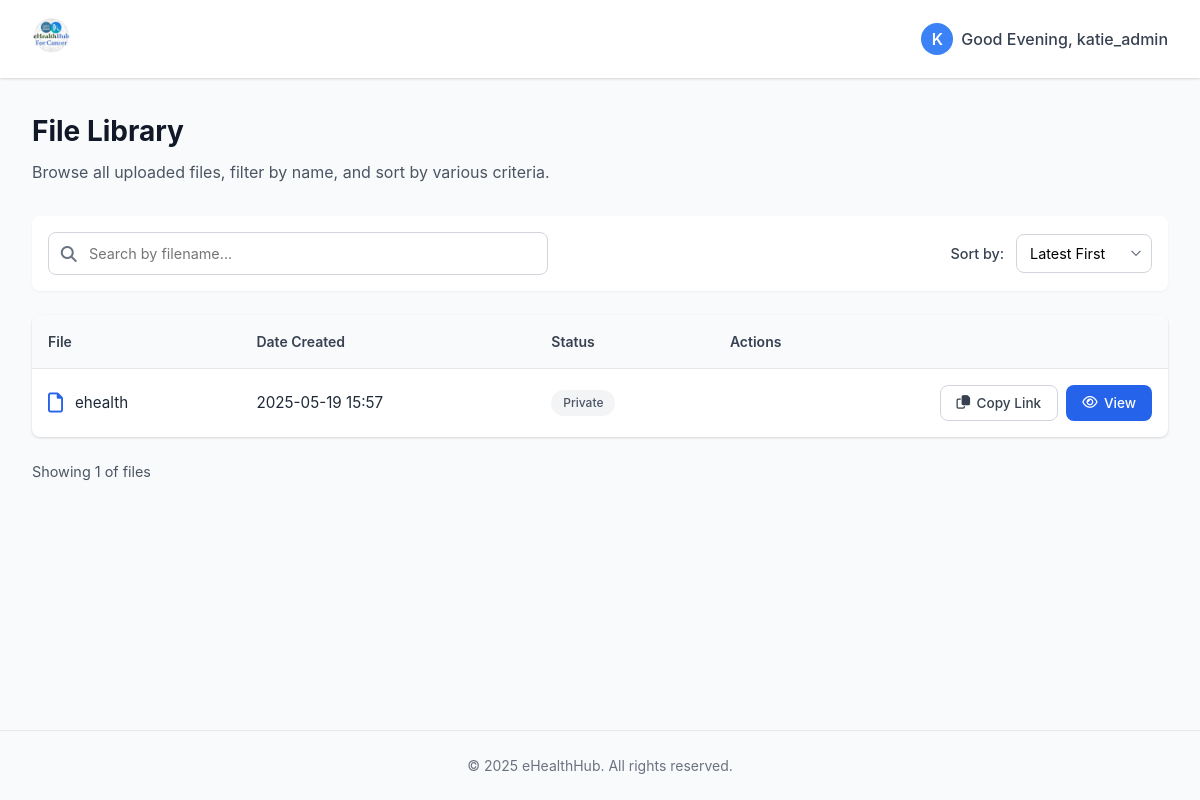
/files/ (signed in), run on the app's committed database.
### ehealth_app/models.py (models this page shows, shortened)
class FileUpload(models.Model):
    url = models.URLField(blank=False, default="https://example.com")
    filename = models.CharField(max_length=255)
    slug = models.SlugField(unique=True, blank=True)
    is_public = models.BooleanField(default=True)
    embargo_until = models.DateTimeField(blank=True, null=True, help_text="Keep private until this date/time")
    created_at = models.DateTimeField(auto_now_add=True)
    updated_at = models.DateTimeField(auto_now=True)
    class Meta:
        ordering = ['-created_at']

### ehealth_app/views.py (the view)
# urls.py: path('files/', view_files, name='files'),
@login_required(login_url='/e_admin/login/')
def view_files(request):
    files = FileUpload.objects.all()
    search_query = request.GET.get('q', '')
    if search_query:
        files = files.filter(filename__icontains=search_query)
    sort_by = request.GET.get('sort', 'latest')
    if sort_by == 'filename':
        files = files.order_by('filename')
    elif sort_by == 'is_public':
        files = files.order_by('-is_public')
    else:  # Default to latest
        files = files.order_by('-created_at')
    default_limit = 10
    limit = int(request.GET.get('limit', default_limit))
    if limit < default_limit:
        limit = default_limit
    paginator = Paginator(files, limit)
    page = request.GET.get('page', 1)
    try:
        files_paginated = paginator.page(page)
    except PageNotAnInteger:
        files_paginated = paginator.page(1)
    except EmptyPage:
        files_paginated = paginator.page(paginator.num_pages)
    username = request.user.username if request.user.is_authenticated else 'Guest'
    context = {
        'files': files_paginated,
        'search_query': search_query,
        'sort_by': sort_by,
        'username': username,
        'current_limit': limit,
        'has_more': files_paginated.has_next(),
        'default_limit': default_limit,
    }
    return render(request, 'htmls/files.html', context)

### ehealth_hub/templates/htmls/files.html (shortened to what this page needs)
{% load static %}
<!DOCTYPE html>
<html lang="en">
<head>
    <link rel="stylesheet" href="https://cdnjs.cloudflare.com/ajax/libs/font-awesome/6.4.0/css/all.min.css">
    <link rel="stylesheet" href="{% static 'css/files.css' %}">
</head>
<body>
    <div class="container">
        <header>
            <div class="logo">
                <a href="/"><img src="{% static 'images/eHealthHub_logo.png' %}" alt="eHealthHub Logo"></a>
            </div>
            <div class="greeting">
                <div class="user-avatar">
                    {{ username|first|upper }}
                </div>
                {% now "H" as current_hour %}
                {% if current_hour|add:"0" < 12 %}
                    Good Morning, {{ username }}
                {% elif current_hour|add:"0" < 18 %}
                    Good Afternoon, {{ username }}
                {% else %}
                    Good Evening, {{ username }}
                {% endif %}
            </div>
        </header>
        <main>
            <h1 class="page-title">File Library</h1>
            <p class="subtitle">Browse all uploaded files, filter by name, and sort by various criteria.</p>
            <div class="controls">
                <div class="search-form">
                    <input type="text" id="searchInput" value="{{ search_query }}" placeholder="Search by filename..." class="search-input">
                </div>
                <div class="sort-form">
                    <label for="sort">Sort by:</label>
                    <select name="sort" id="sortSelect" onchange="updateSort(this.value)">
                        <option value="latest" {% if sort_by == 'latest' %}selected{% endif %}>Latest First</option>
                    </select>
                </div>
            </div>
            <div class="files-container">
                <table class="file-table">
                    <thead>
                        <tr>
                            <th>File</th>
                            <th>Date Created</th>
                            <th>Status</th>
                            <th>Actions</th>
                        </tr>
                    </thead>
                    <tbody id="fileTableBody">
                        {% for file in files %}
                        <tr data-filename="{{ file.filename|lower }}">
                            <td>
                                <div class="file-name">
                                    <i class="far fa-file file-icon"></i>
                                    {{ file.filename }}
                                </div>
                            </td>
                            <td>{{ file.created_at|date:"Y-m-d H:i" }}</td>
                            <td>
                                {% if file.is_public %}
                                <span class="badge badge-success">Public</span>
                                {% else %}
                                <span class="badge badge-neutral">Private</span>
                                {% endif %}
                            </td>
                            <td class="file-actions">
                                <button class="btn btn-outline" onclick="copyToClipboard('https://ehealth4cancer.eu/file/{{ file.slug }}')">
                                    <i class="far fa-copy"></i> Copy Link
                                </button>
                                <a href="{{ file.url }}" target="_blank" class="btn btn-primary">
                                    <i class="far fa-eye"></i> View
                                </a>
                            </td>
                        </tr>
                        {% endfor %}
                    </tbody>
                </table>
            </div>
            <div class="pagination">
                <div class="pagination-info">
                    Showing {{ files|length }} of {{ total_files }} files
                </div>
            </div>
        </main>
        <footer style="padding: 1.5rem; text-align: center; color: var(--gray-500); font-size: 0.875rem; border-top: 1px solid var(--gray-200);">
            <p>© 2025 eHealthHub. All rights reserved.</p>
        </footer>
    </div>
</body>
</html>

### ehealth_hub/static/css/files.css (style rules this page uses)
:root { --primary: #2563eb; --primary-light: #3b82f6; --primary-dark: #1d4ed8; --success: #10b981; --danger: #ef4444; --warning: #f59e0b; --gray-50: #f9fafb; --gray-100: #f3f4f6; --gray-200: #e5e7eb; --gray-300: #d1d5db; --gray-400: #9ca3af; --gray-500: #6b7280; --gray-600: #4b5563; --gray-700: #374151; --gray-800: #1f2937; --gray-900: #111827; --radius: 8px; --shadow-sm: 0 1px 2px 0 rgba(0, 0, 0, 0.05); --shadow: 0 1px 3px 0 rgba(0, 0, 0, 0.1), 0 1px 2px 0 rgba(0, 0, 0, 0.06); --shadow-md: 0 4px 6px -1px rgba(0, 0, 0, 0.1), 0 2px 4px -1px rgba(0, 0, 0, 0.06); --shadow-lg: 0 10px 15px -3px rgba(0, 0, 0, 0.1), 0 4px 6px -2px rgba(0, 0, 0, 0.05); --transition: all 0.2s ease; }
* { margin: 0; padding: 0; box-sizing: border-box; font-family: 'Inter', -apple-system, BlinkMacSystemFont, "Segoe UI", Roboto, Helvetica, Arial, sans-serif; }
body { background-color: var(--gray-50); color: var(--gray-800); line-height: 1.5; }
.container { display: flex; flex-direction: column; min-height: 100vh; }
header { background-color: white; padding: 1rem 2rem; box-shadow: var(--shadow); display: flex; align-items: center; justify-content: space-between; position: sticky; top: 0; z-index: 10; }
.logo { display: flex; align-items: center; }
.logo img { height: 40px; width: auto; }
.greeting { font-size: 1rem; font-weight: 500; color: var(--gray-700); display: flex; align-items: center; gap: 0.5rem; }
.greeting .user-avatar { width: 32px; height: 32px; border-radius: 50%; background-color: var(--primary-light); color: white; display: flex; align-items: center; justify-content: center; font-weight: 600; }
main { flex-grow: 1; padding: 2rem; max-width: 1200px; width: 100%; margin: 0 auto; }
.page-title { font-size: 1.75rem; font-weight: 700; color: var(--gray-900); margin-bottom: 0.5rem; }
.subtitle { font-size: 1rem; color: var(--gray-600); margin-bottom: 2rem; }
.controls { display: flex; flex-wrap: wrap; gap: 1rem; margin-bottom: 1.5rem; align-items: center; justify-content: space-between; background-color: white; padding: 1rem; border-radius: var(--radius); box-shadow: var(--shadow-sm); }
.search-form { flex-grow: 1; max-width: 500px; position: relative; }
.search-input { width: 100%; padding: 0.75rem 1rem 0.75rem 2.5rem; border: 1px solid var(--gray-300); border-radius: var(--radius); font-size: 0.9rem; outline: none; transition: var(--transition); }
.sort-form { display: flex; align-items: center; gap: 0.75rem; }
.sort-form label { font-size: 0.9rem; font-weight: 500; color: var(--gray-700); }
.sort-form select { padding: 0.6rem 2rem 0.6rem 0.8rem; border: 1px solid var(--gray-300); border-radius: var(--radius); font-size: 0.9rem; background-color: white; cursor: pointer; outline: none; appearance: none; background-repeat: no-repeat; background-position: right 0.5rem center; background-size: 1em; }
.files-container { background-color: white; border-radius: var(--radius); box-shadow: var(--shadow); overflow: hidden; }
.file-table { width: 100%; border-collapse: collapse; }
.file-table thead th { background-color: var(--gray-50); text-align: left; padding: 1rem; font-size: 0.875rem; font-weight: 600; color: var(--gray-700); border-bottom: 1px solid var(--gray-200); }
.file-table td { padding: 1rem; border-bottom: 1px solid var(--gray-200); font-size: 0.95rem; }
.file-table tr:last-child td { border-bottom: none; }
.file-name { display: flex; align-items: center; gap: 0.75rem; }
.file-icon { color: var(--primary); font-size: 1.25rem; }
.file-actions { display: flex; gap: 0.5rem; justify-content: flex-end; }
.btn { padding: 0.5rem 1rem; border-radius: var(--radius); font-size: 0.85rem; font-weight: 500; cursor: pointer; transition: var(--transition); text-decoration: none; display: inline-flex; align-items: center; justify-content: center; gap: 0.4rem; border: none; }
.btn-primary { background-color: var(--primary); color: white; }
.btn-outline { background-color: transparent; border: 1px solid var(--gray-300); color: var(--gray-700); }
.badge { display: inline-flex; align-items: center; padding: 0.25rem 0.75rem; border-radius: 1rem; font-size: 0.75rem; font-weight: 500; }
.badge-neutral { background-color: var(--gray-100); color: var(--gray-600); }
.pagination { display: flex; justify-content: space-between; margin-top: 1.5rem; align-items: center; }
.pagination-info { font-size: 0.9rem; color: var(--gray-600); }

### data on the page
FileUpload: filename "ehealth", created_at "2025-05-19 15:57", is_public "Private"

### other printed values
{{ username|first|upper }} "K"
{{ username }} "katie_admin"
{{ files|length }} "1"
